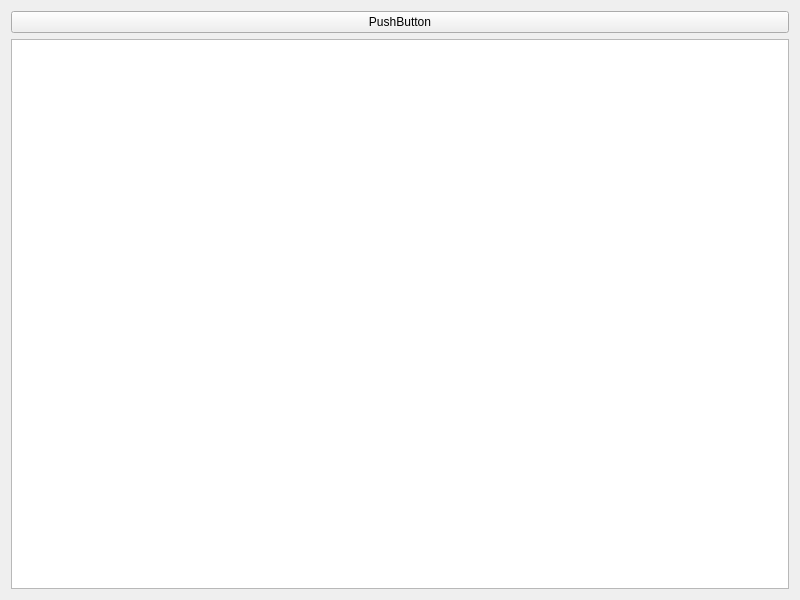
<?xml version="1.0" encoding="UTF-8"?>
<ui version="4.0">
 <class>Widget</class>
 <widget class="QWidget" name="Widget">
  <property name="geometry">
   <rect>
    <x>0</x>
    <y>0</y>
    <width>800</width>
    <height>600</height>
   </rect>
  </property>
  <property name="windowTitle">
   <string>Widget</string>
  </property>
  <layout class="QGridLayout" name="gridLayout">
   <item row="0" column="0">
    <widget class="QPushButton" name="pushButton">
     <property name="text">
      <string>PushButton</string>
     </property>
    </widget>
   </item>
   <item row="1" column="0">
    <widget class="QGraphicsView" name="graphicsView"/>
   </item>
  </layout>
 </widget>
 <resources/>
 <connections/>
</ui>
